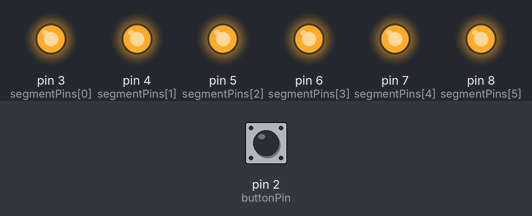
This sketch was run on a simulated Arduino Uno, built with avr-gcc and run on an emulated ATmega328P. Parts: output pins drawn as LEDs (lit = HIGH). Inputs (shaded band) come from the test bench; at power-on: pin 2 (buttonPin) LOW.

Above: at 1.2 s.
1.3 s: pin 2 (buttonPin) pulled HIGH for 0.15 s
At 1.6 s:
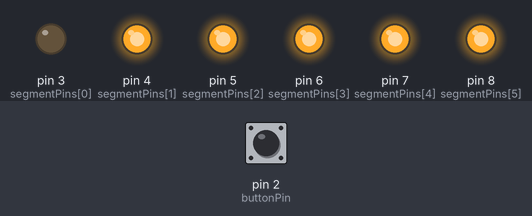
4.4 s: pin 2 (buttonPin) pulled HIGH for 1 s
At 5.3 s:
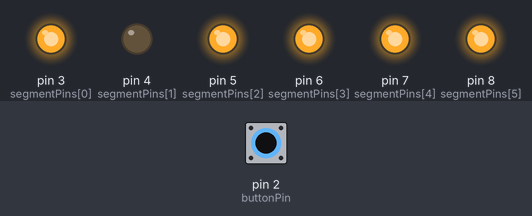
8.4 s: pin 2 (buttonPin) pulled HIGH for 3.2 s
At 9.7 s:
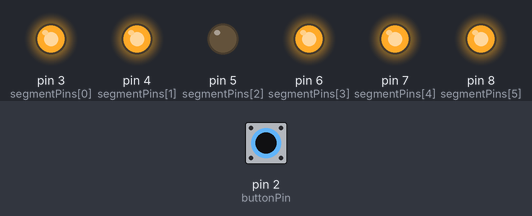
Timing chart, 0 to 13.0 s (numbered marks = the images above; inputs shaded):
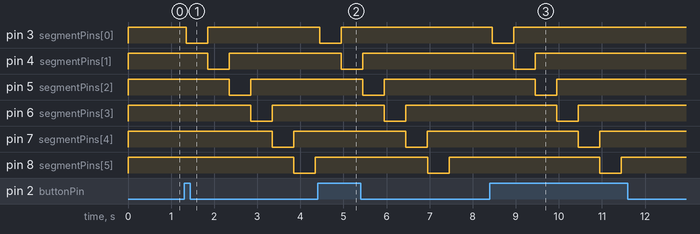

The sketch:

5-3-7Segment_Round_Auto_NonStop.ino
```cpp
const int segmentPins[] = {3, 4, 5, 6, 7, 8}; // 假設這些是外圍LED的連接腳位
const int buttonPin = 2; // 按鈕連接的腳位
int buttonState = 0; // 按鈕的當前狀態
int lastButtonState = 0; // 最後一次讀取的按鈕狀態
bool isSequenceActive = false; // LED點亮序列是否激活
unsigned long lastDebounceTime = 0; // 最後抖動的時間
unsigned long debounceDelay = 50; // 抖動延遲時間，以毫秒計
unsigned long lastLEDChangeTime = 0; // 最後一次改變LED狀態的時間
int currentLED = 0; // 當前亮起的LED
const long ledInterval = 500; // LED變化的間隔時間，以毫秒計

void setup() {
  for (int i = 0; i < 6; i++) {
    pinMode(segmentPins[i], OUTPUT);
    digitalWrite(segmentPins[i], HIGH); // 先將所有LED熄滅
  }
  pinMode(buttonPin, INPUT);
}

void loop() {
  int reading = digitalRead(buttonPin);

  if (reading != lastButtonState) {
    lastDebounceTime = millis();
  }

  if ((millis() - lastDebounceTime) > debounceDelay) {
    if (reading != buttonState) {
      buttonState = reading;

      if (buttonState == HIGH) {
        // 如果按鈕被按下，切換LED序列的激活狀態
        isSequenceActive = !isSequenceActive;
        if (isSequenceActive) {
          // 重置LED序列
          currentLED = 0;
          lastLEDChangeTime = millis();
          for (int i = 0; i < 6; i++) {
            digitalWrite(segmentPins[i], HIGH); // 先熄滅所有LED
          }
          digitalWrite(segmentPins[currentLED], LOW); // 開始點亮第一個LED
        } else {
          // 停止LED序列時，熄滅所有LED
          for (int i = 0; i < 6; i++) {
            digitalWrite(segmentPins[i], HIGH);
          }
        }
      }
    }
  }

  lastButtonState = reading;

  // 如果LED序列激活，則自動依序點亮LED
  if (isSequenceActive && (millis() - lastLEDChangeTime >= ledInterval)) {
    // 移動到下一個LED
    digitalWrite(segmentPins[currentLED], HIGH); // 熄滅當前LED
    currentLED = (currentLED + 1) % 6;
    digitalWrite(segmentPins[currentLED], LOW); // 點亮下一個LED
    lastLEDChangeTime = millis(); // 更新時間

    // 如果完成一圈，停止序列
    if (currentLED == 0) {
      isSequenceActive = false;
      for (int i = 0; i < 6; i++) {
        digitalWrite(segmentPins[i],HIGH); // 完成一圈後熄滅所有LED
      }
    }
  }
}
```

Measured:
- after the input at 1.3 s, pin 3 (segmentPins[0]): HIGH → LOW after 0.05 s, → HIGH 0.50 s later; pin 4 (segmentPins[1]): HIGH → LOW after 0.55 s, → HIGH 0.50 s later
- after the input at 4.4 s, pin 3 (segmentPins[0]): HIGH → LOW after 0.05 s, → HIGH 0.50 s later; pin 4 (segmentPins[1]): HIGH → LOW after 0.55 s, → HIGH 0.50 s later
- after the input at 8.4 s, pin 3 (segmentPins[0]): HIGH → LOW after 0.05 s, → HIGH 0.50 s later; pin 4 (segmentPins[1]): HIGH → LOW after 0.55 s, → HIGH 0.50 s later
